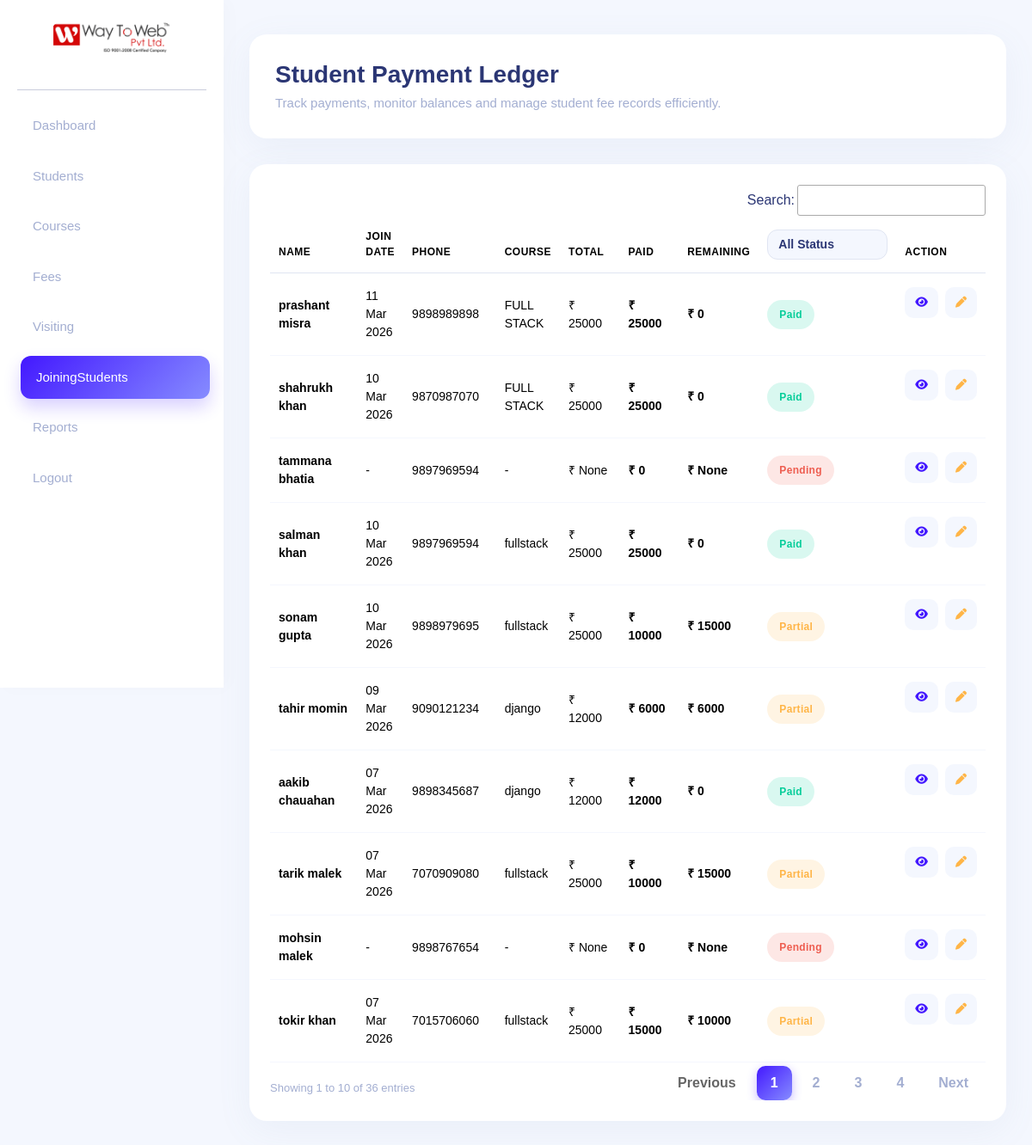
Page /JoiningStudents/ on the earlier database version.
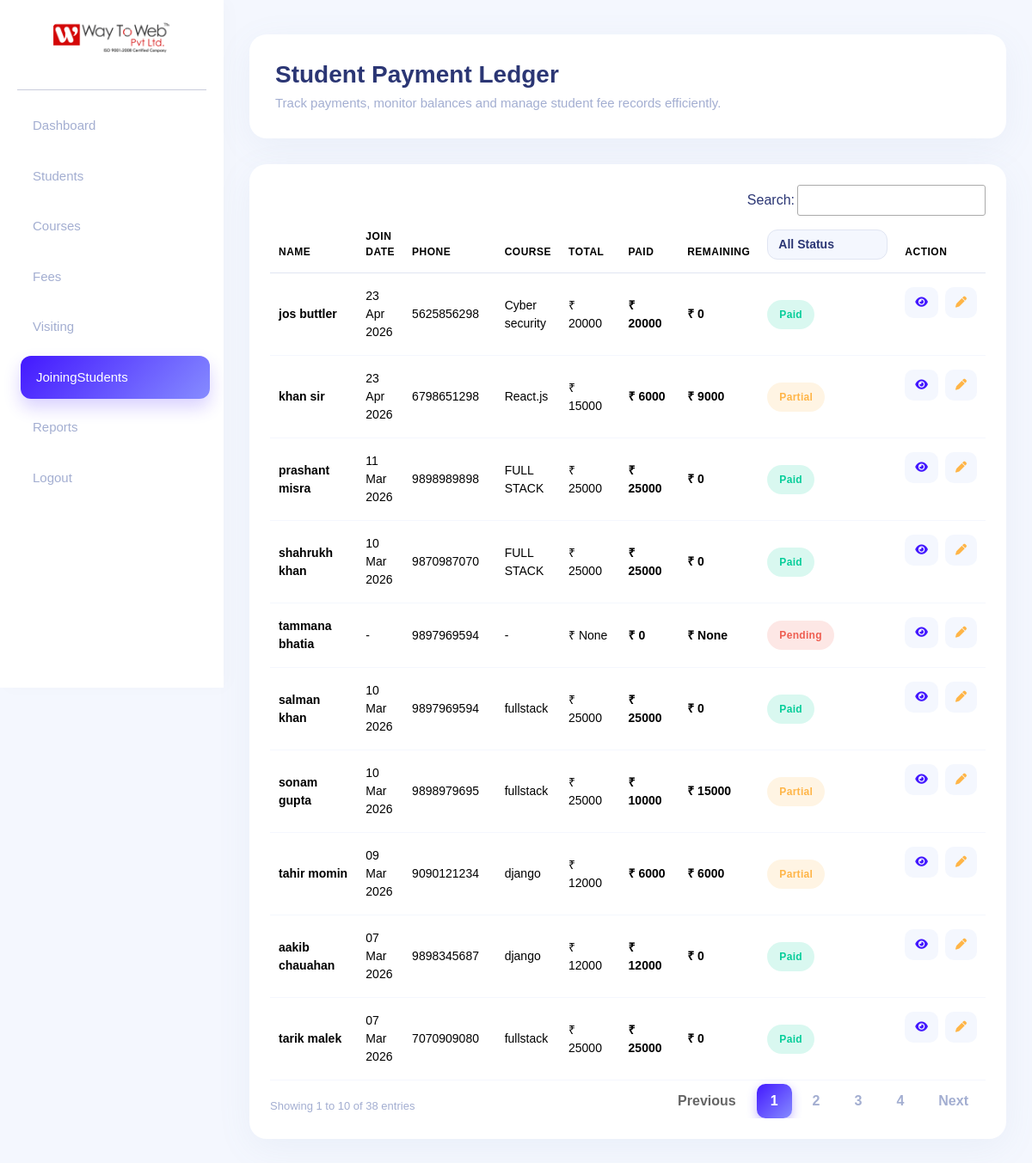
Same page on the later database version.
### appname/models.py (models this page shows, shortened)
class Student(models.Model):
    FNAME = models.CharField(max_length=50)
    LNAME = models.CharField(max_length=50)
    BIRTHDAY = models.DateField(null=True, blank=True)
    GENDER = models.CharField(max_length=10, blank=True)
    EMAIL = models.EmailField(unique=False)
    PHONE = models.CharField(max_length=10, blank=True)
    ADDRESS = models.CharField(max_length=200, blank=True)
    CITY = models.CharField(max_length=50, blank=True)
    COLLEGENAME = models.CharField(max_length=100, blank=True)
    QUALIFICATION = models.CharField(max_length=50, blank=True, null=True)
    BRANCH = models.CharField(max_length=50, blank=True)
    PASSING_YEAR = models.CharField(max_length=10, blank=True)
    TECHNOLOGY = models.CharField(max_length=50, blank=True)
    STATUS_CHOICES = [
        ('visiting', 'Visiting'),
        ('adjoining', 'Adjoining'),
        ('pending', 'Pending'),
        ('rejected', 'Rejected'),
    ]
    status = models.CharField(
        max_length=20,
        choices=STATUS_CHOICES,
        default='visiting'
    )
    visiting_at = models.DateTimeField(auto_now_add=True)
    joining_at = models.DateTimeField(null=True, blank=True)
    COURSE_CHOICES = [
        ('python', 'Python'),
        ('django', 'Django'),
        ('fullstack', 'Full Stack'),
    ]
    course = models.CharField(
        max_length=50,
        choices=COURSE_CHOICES,
        null=True,
        blank=True
    )
    total_fees = models.IntegerField(null=True, blank=True)
    paid_fees = models.IntegerField(default=0)
    remaining_fees = models.IntegerField(null=True, blank=True)
    payment_method = models.CharField(max_length=50, null=True, blank=True)

### appname/views.py (the view)
# urls.py: path("JoiningStudents/", JoiningStudents, name="JoiningStudents"),
def JoiningStudents(request):
    students = Student.objects.filter(status='adjoining').order_by('-id')
    total = students.count()
    return render(request, 'JoiningStudents.html', {
        'students': students,
        'total': total
    })

### templates/JoiningStudents.html (shortened to what this page needs)
{% load static %}
<!DOCTYPE html>
<html lang="en">
<head>
<link href="https://cdn.jsdelivr.net/npm/bootstrap@5.3.3/dist/css/bootstrap.min.css" rel="stylesheet">
<link rel="stylesheet" href="https://cdn.datatables.net/1.13.8/css/jquery.dataTables.min.css">
<link rel="stylesheet" href="https://cdn.datatables.net/buttons/2.4.2/css/buttons.dataTables.min.css">
<link href="https://cdnjs.cloudflare.com/ajax/libs/font-awesome/6.5.1/css/all.min.css" rel="stylesheet">
</head>
<body>
<div class="sidebar text-center" id="sidebar">
<div class="sidebar-logo">
    <img src="{% static 'images/logo.png' %}" alt="Way To Web">
</div>
<hr>
<a href="/dashboard/">Dashboard</a>
<a href="/students/">Students</a>
<a href="/courses/">Courses</a>
<a href="/fees/">Fees</a>
<a href="/visiting/">Visiting</a>
<a class="active" href="/JoiningStudents/">JoiningStudents</a>
<a href="/">Reports</a>
<a href="/">Logout</a>
</div>
<div class="main-content">
<div class="header-card">
<h2>Student Payment Ledger</h2>
<p>Track payments, monitor balances and manage student fee records efficiently.</p>
</div>
<div class="ledger-card">
<div class="table-responsive">
<table id="studentTable" class="table align-middle">
<thead>
<tr>
<th>Name</th>
<th>Join Date</th>
<th>Phone</th>
<th>Course</th>
<th>Total</th>
<th>Paid</th>
<th>Remaining</th>
<th>
<select id="statusFilter" class="form-select form-select-sm">
<option value="">All Status</option>
</select>
</th>
<th>Action</th>
</tr>
</thead>
<tbody>
{% for s in students %}
<tr>
<td>
    <a href="{% url 'student_view' s.id %}" style="text-decoration: none; color: inherit; transition: color 0.2s ease;" onmouseover="this.style.color='#4318ff'" onmouseout="this.style.color='inherit'">
        <strong>{{ s.FNAME }} {{ s.LNAME }}</strong>
    </a>
</td>
<td>{{ s.joining_at|date:"d M Y"|default:"-" }}</td>
<td>{{ s.PHONE }}</td>
<td>{{ s.course|default:"-" }}</td>
<td>₹ {{ s.total_fees }}</td>
<td class="amount-paid">₹ {{ s.paid_fees }}</td>
<td class="amount-remaining">₹ {{ s.remaining_fees }}</td>
<td>
{% if s.remaining_fees == 0 %}
<span class="status-badge badge-paid">Paid</span>
{% elif s.paid_fees == 0 %}
<span class="status-badge badge-pending">Pending</span>
{% else %}
<span class="status-badge badge-partial">Partial</span>
{% endif %}
</td>
<td class="d-flex gap-2">
<a href="{% url 'student_view' s.id %}" class="btn btn-view btn-sm">
<i class="fa fa-eye"></i>
</a>
<a href="{% url 'student_edit' s.id %}" class="btn btn-edit btn-sm">
<i class="fa fa-pen"></i>
</a>
</td>
</tr>
{% endfor %}
</tbody>
</table>
</div>
</div>
</div>
</body>
</html>

Differences in the rows shown:
no longer on this page (row unchanged): Student: FNAME "mohsin", LNAME "malek", joining_at "-", PHONE "9898767654", course "-", total_fees "None", paid_fees "0", remaining_fees "None", shows "Pending"
no longer on this page (row unchanged): Student: FNAME "tokir", LNAME "khan", joining_at "07 Mar 2026", PHONE "7015706060", course "fullstack", total_fees "25000", paid_fees "15000", remaining_fees "10000", shows "Partial"
added Student: FNAME "jos", LNAME "buttler", joining_at "23 Apr 2026", PHONE "5625856298", course "Cyber security", total_fees "20000", paid_fees "20000", remaining_fees "0", shows "Paid"
added Student: FNAME "khan", LNAME "sir", joining_at "23 Apr 2026", PHONE "6798651298", course "React.js", total_fees "15000", paid_fees "6000", remaining_fees "9000", shows "Partial"
changed Student "tarik": paid_fees "10000" → "25000"; remaining_fees "15000" → "0"; remaining_fees "Partial" → "Paid"
Other differences:
text written by a page script: "Search: Showing 1 to 10 of 36 entries Previous 1 2 3 4 Next" → "Search: Showing 1 to 10 of 38 entries Previous 1 2 3 4 Next"
